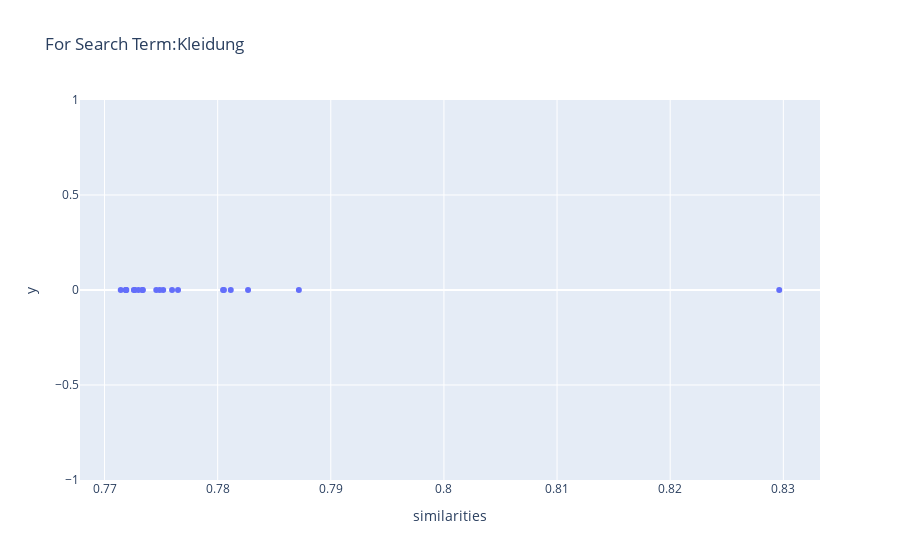

Source (notebook cell):
### Code cell
res_20_df = calculate_similarity(uweDF, "Kleidung")

### Figure 1 — Plotly figure (JSON) as saved in the notebook; plotly's stock layout.template omitted (floating-point values rounded to 4 significant figures)
{"data": [{"hovertemplate": "<b>%{hovertext}</b><br><br>similarities=%{x}<br>y=%{y}<extra></extra>", "hovertext": ["Das Foto zeigt das Label in einem weißen Herrenhemd.", "Er wuchs in der Frickestraße auf und besuchte die Schule Martinistraße (heute Marie-Beschütz-Schule).", "zwei Tage pro Woche aufwendete.", "Er und seine Geschwister seien „zu absoluter Korrektheit und Ehrlichkeit“ erzogen worden, so Seeler.", "Sein langjähriger Freund Adi Dassler bot Seeler an, die Adidas-Vertretung für Norddeutschland zu übernehmen, um ihn zu überreden, in Hamburg zu bleiben.[10] Seeler verzichtete auf den Wechsel und blieb in seiner Heimatstadt, wo seine Anhänger den Entschluss bejubelten.", "Gemeinsam mit seiner Frau Ilka habe er lange über das Angebot aus Mailand nachgedacht, sich eigener Aussage nach aber für „unser Häuschen, unsere Familien und unsere sichere Zukunft“ entschieden.", "Doch sechs Monate später stand er wieder auf dem Platz, mit einem von Adi Dassler in Handarbeit gefertigten Spezialschuh, der hinten geschnürt wurde,[10] und fand bald zu alter Leistungsstärke zurück.", "Minute im gleichzeitig stattfindenden Spiel Brasiliens gegen die Tschechoslowakei.", "FC Union Berlin.\nDer ehemalige Bürgerschafts-Abgeordnete Hans-Joachim Seeler war Seelers Cousin zweiten Grades.", "Zu dieser Zeit war er auch Inhaber einer Tankstelle.[3]) In seiner Tätigkeit für Adidas legte Seeler mit seinem Wagen jährlich teils rund 40.000 Kilometer zurück.[24]\n\n1980 gründete Seeler unter anderem mit Franz Beckenbauer und Willi Holdorf den „Schneeforscher e.", "Februar 1959 in der Kirche St. Johannis in Hamburg-Eppendorf seine Freundin Ilka,[50] die er 1953 auf einem Silvesterball kennengelernt hatte.", "Länderspiel gegen Ungarn am 9.", "In den 1970er Jahren trat er zudem, das Lied Im Frühtau zu Berge pfeifend, in einem Werbespot für Rasierwasser der Marke Hâttric (Schwarzkopf) auf.[43] Am 10.", "Er spielte sich dabei selbst.", "Geburtstags den Uwe-Seeler-Preis.Seeler verzichtete damals auf die Ausrichtung von größeren Feierlichkeiten.", "August 1954 zum zwischenzeitlichen 2:0 im Spiel gegen den VfB Oldenburg (Endstand 3:0).", "April 2005 übernahm er in einem Gastauftritt bei Dittsche die Position von „Schildkröte“.", "Seeler war damit auf Anhieb unangefochtener Stammspieler im Sturmzentrum der Hanseaten und aus der Mannschaft bald nicht mehr wegzudenken.", "Zu diesem Bild trugen neben seiner sportlichen Fairness – er erhielt in seiner langjährigen Laufbahn nur einen einzigen Feldverweis bzw.", "In seinem ersten Pflichtspieleinsatz am 1."], "legendgroup": "", "marker": {"color": "#636efa", "symbol": "circle"}, "mode": "markers", "name": "", "orientation": "v", "showlegend": false, "type": "scatter", "x": [0.8296, 0.7872, 0.7827, 0.7812, 0.7806, 0.7805, 0.7765, 0.776, 0.7752, 0.7749, 0.7746, 0.7734, 0.7733, 0.773, 0.7727, 0.7726, 0.7719, 0.7719, 0.7719, 0.7714], "xaxis": "x", "y": [0, 0, 0, 0, 0, 0, 0, 0, 0, 0, 0, 0, 0, 0, 0, 0, 0, 0, 0, 0], "yaxis": "y"}], "layout": {"legend": {"tracegroupgap": 0}, "title": {"text": "For Search Term:Kleidung"}, "xaxis": {"anchor": "y", "domain": [0, 1], "title": {"text": "similarities"}}, "yaxis": {"anchor": "x", "domain": [0, 1], "title": {"text": "y"}}}}
